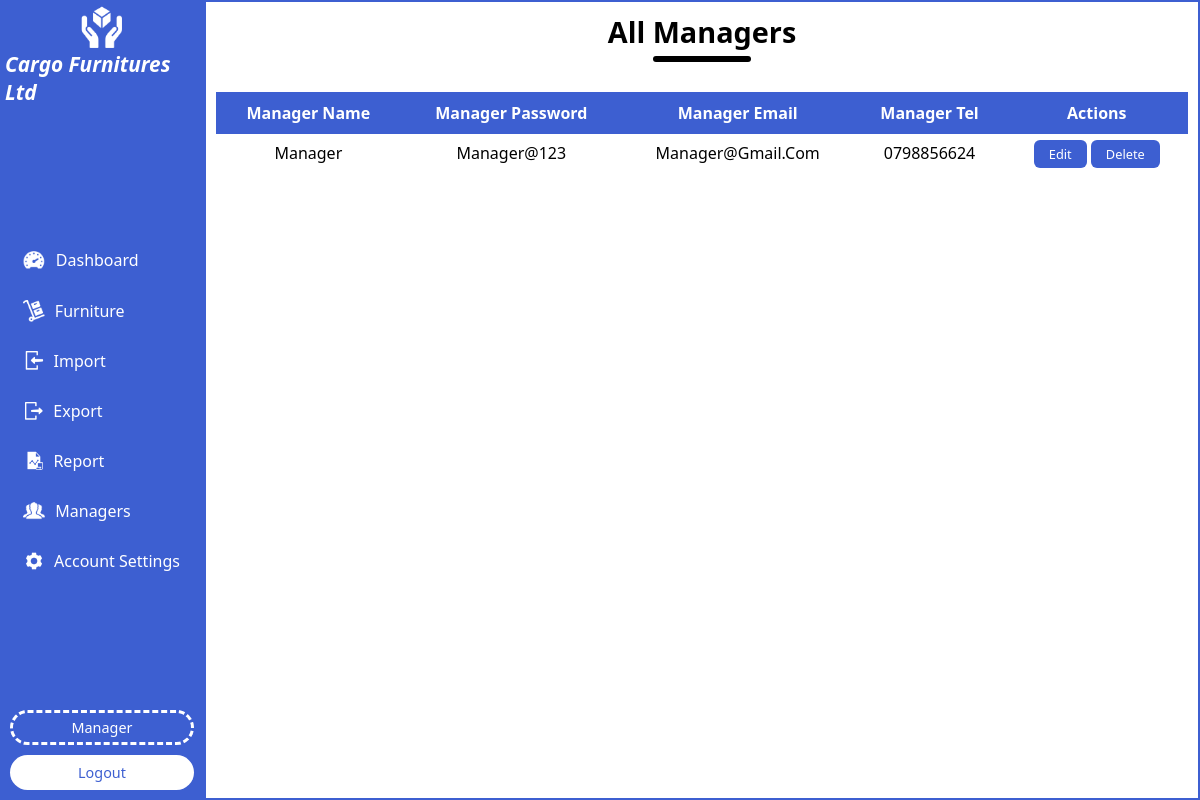
Screenshot of /managers.php (signed in) with the database file from the repository.
### tables this page shows
CREATE TABLE `manager` (
  `manager_id` int(11) NOT NULL,
  `username` varchar(40) NOT NULL,
  `password` varchar(40) NOT NULL,
  `email` varchar(40) NOT NULL,
  `tel` varchar(40) NOT NULL
);

### managers.php (the view, shortened to what this page needs)
<?php
include("session.php");
?>
<!DOCTYPE html>
<html lang="en">
<head>
    <link rel="stylesheet" href="style.css">
</head>
<body>
    <div class="dashboard-container">
        <?php
            include("sidebar.php");
        ?>
        <div class="dashboard-right">
            <div class="right-title">
                <h1>All Managers</h1>
                <div class="line"></div>
            </div>
            <div class="right-content">
                <table>
                    <tr>
                        <th>Manager Name</th>
                        <th>Manager Password</th>
                        <th>Manager Email</th>
                        <th>Manager Tel</th>
                        <th>Actions</th>
                    </tr>
                    <?php
                    $select=$con->query("SELECT * FROM `manager`");
                    if(mysqli_num_rows($select) > 0){
                    while($row = mysqli_fetch_assoc($select)){
                    ?>
                    <tr>
                        <td><?php echo $row['username'];?></td>
                        <td><?php echo $row['password'];?></td>
                        <td><?php echo $row['email'];?></td>
                        <td><?php echo $row['tel'];?></td>
                        <td>
                            <a href="edit_manager.php?manager_id=<?php echo $row['manager_id'];?>">Edit</a>
                            <a href="delete_manager.php?manager_id=<?php echo $row['manager_id'];?>">Delete</a>
                        </td>
                    </tr>
                    <?php
                    }
                    }
                    else{
                        echo "<h1>No Manager Available...</h1>";
                    }
                    ?>
                </table>
            </div>
        </div>
    </div>
</body>
</html>

### style.css (style rules this page uses)
* { margin: 0; padding: 0; box-sizing: border-box; }
body { background: #fff; font-family: system-ui, -apple-system, BlinkMacSystemFont, "Segoe UI", Roboto, Oxygen, Ubuntu, Cantarell, "Open Sans", "Helvetica Neue", sans-serif; }
::placeholder { color: black; font-size: 0.9rem; }
.dashboard-container { width: 100%; display: flex; flex-direction: row; align-items: center; justify-content: space-between; }
.dashboard-right { width: 83%; border: 2px solid rgb(61, 95, 209); padding: 10px; display: flex; flex-direction: column; height: 100vh; overflow-x: auto; }
.right-title { display: flex; flex-direction: column; align-items: center; justify-content: center; }
.right-title h1 { font-size: 1.8rem; }
.right-title .line { padding: 3px; background: black; width: 10%; margin-top: 5px; border-radius: 50px; }
.right-content { margin-top: 20px; width: 100%; }
.right-content table { width: 100%; border-collapse: collapse; text-align: center; margin-top: 10px; }
.right-content table tr { text-align: center; }
.right-content table tr:nth-child(odd) { background: rgb(167, 173, 179); }
.right-content table tr th { background: rgb(61, 95, 209); color: #fff; padding: 10px; }
.right-content table tr td { padding: 8px; font-weight: 500; text-transform: capitalize; }
.right-content table tr td a { padding: 5px 15px; font-weight: 500; background: rgb(61, 95, 209); color: #fff; text-decoration: none; font-size: 0.8rem; border-radius: 6px; }

### rows the page displays
manager: username "Manager", password "Manager@123", email "Manager@gmail.com", tel "0798856624"

### other values shown
$_SESSION['cargo_manager'] "Manager"
